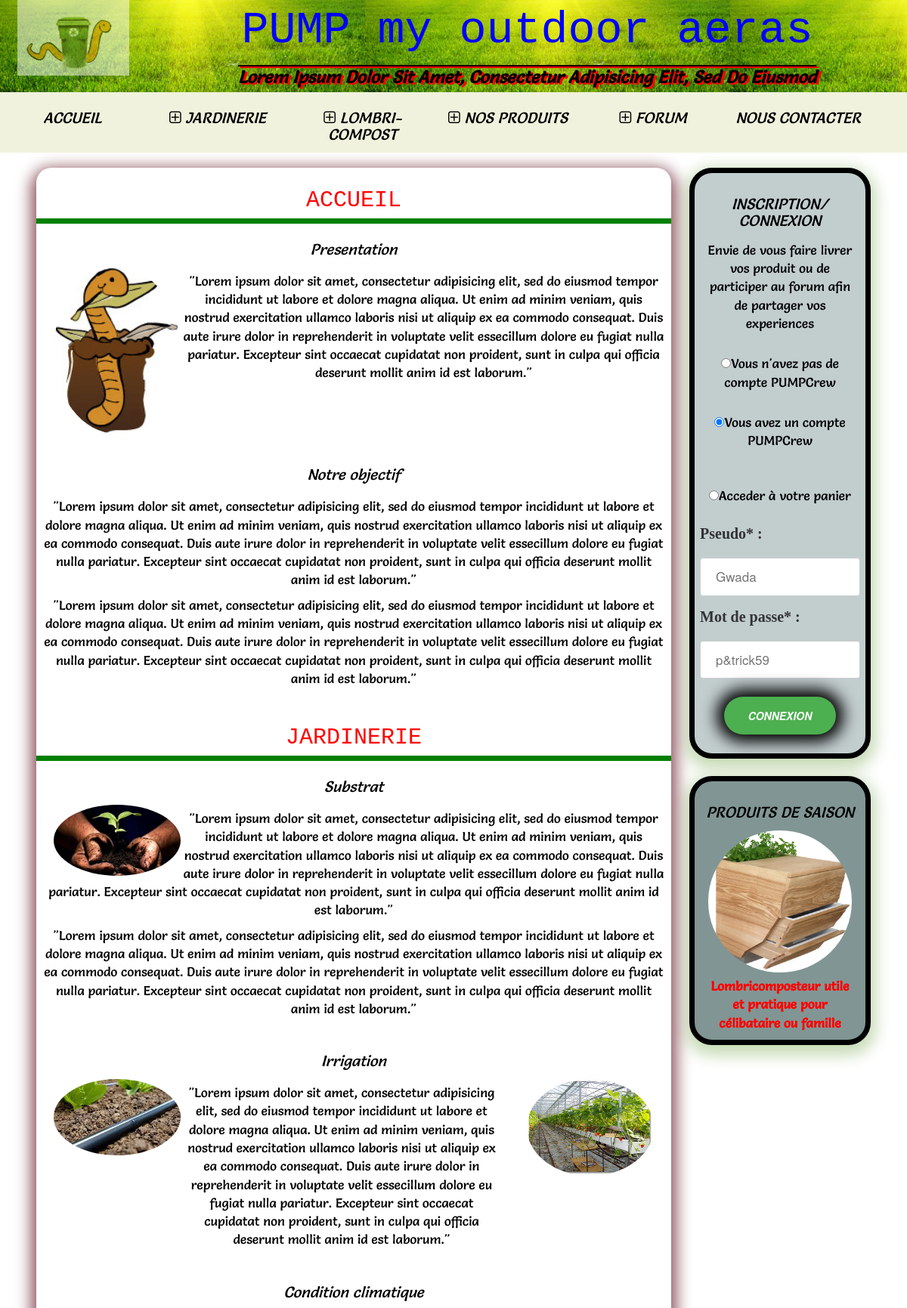
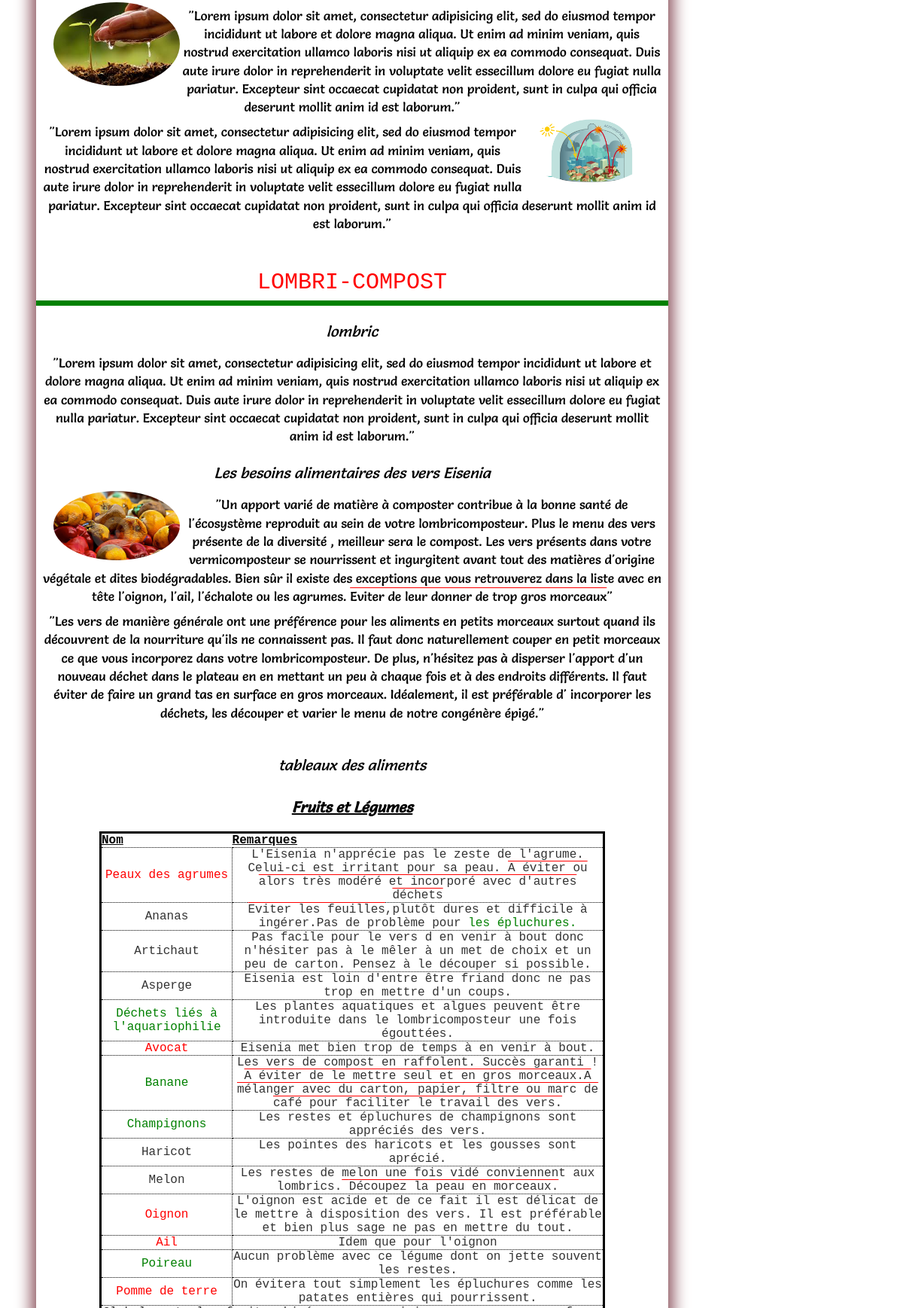
Screenshot of /page/Accueil.php (upper part) with the database file from the repository (2 pictures, top to bottom).
### tables this page shows
CREATE TABLE `accueil` (
  `id` int(11) NOT NULL,
  `titre` varchar(255) NOT NULL,
  `paragraphe1` text NOT NULL,
  `paragraphe2` text NOT NULL,
  `image1` varchar(255) NOT NULL,
  `date` int(11) NOT NULL,
  `image2` varchar(255) NOT NULL
);

CREATE TABLE `jardinerie` (
  `id` int(11) NOT NULL,
  `titre` varchar(255) NOT NULL,
  `paragraphe1` text NOT NULL,
  `paragraphe2` text NOT NULL,
  `date` date NOT NULL,
  `image1` varchar(255) NOT NULL,
  `image2` varchar(255) NOT NULL
);

CREATE TABLE `lombricompost` (
  `id` int(11) NOT NULL,
  `titre` varchar(255) NOT NULL,
  `paragraphe1` text NOT NULL,
  `paragraphe2` text NOT NULL,
  `date` int(11) NOT NULL,
  `image1` varchar(255) NOT NULL,
  `image2` varchar(255) NOT NULL
);

CREATE TABLE `tableaufruit` (
  `id` int(11) NOT NULL,
  `nom` varchar(255) NOT NULL,
  `description` text NOT NULL,
  `class` varchar(255) NOT NULL
);

### includes/mainArticle.php (called while the page is built)
<?php
function jardinerieArticle(){
	$db = new PDO('mysql:host=localhost;dbname=pump', 'root', '');
	$query = $db->prepare('SELECT * FROM jardinerie');
	$query->execute();
	$jardinerie= $query ->fetchAll();
	return $jardinerie;
}
function accueilArticle(){
	$db = new PDO('mysql:host=localhost;dbname=pump', 'root', '');
	$query = $db->prepare('SELECT * FROM accueil');
	$query->execute();
	$accueil= $query ->fetchAll();
	return $accueil;
}
function lombricompostArticle(){
$db = new PDO('mysql:host=localhost;dbname=pump', 'root', '');
$query = $db->prepare('SELECT * FROM lombricompost');
$query->execute();
$lombricompost= $query ->fetchAll();
return $lombricompost;
}
function fruitArticle(){
$db = new PDO('mysql:host=localhost;dbname=pump', 'root', '');
$query = $db->prepare('SELECT * FROM tableauFruit');
$query->execute();
$fruits= $query ->fetchAll();
return $fruits;
}
?>

### includes/util.inc.php (the view, shortened to what this page needs)
<?php
function imageMode($class, $chemin){
	echo '<div class="'.$class.'">';
	echo '<img src="'.$chemin.'">';
	echo '</div>';
}
function echoP($classP,$str){
	echo '<p class="' . $classP . '">' . $str . '</p>';
}
function articleTCt2P2Cp2I2Ci($titre, $class, $paragraphe1, $paragraphe2, $classP1, $classP2, $image1, $image2, $classI1, $classI2){
	echo '<div id='. $titre . '>';
	echo '<h3>' . $titre . '</h3>';
	echo '<div class="'.$class.'">';
	echo'</div>';
	echo '<div class="'.$class.'">';
	echo'</div><br></div>';
}
function articleTCtPCpICi($titre, $class, $paragraphe1, $classP1, $image1, $classI1){
	echo '<div id='. $titre . '>';
	echo '<h3>' . $titre . '</h3>';
	echo '<div class="'.$class.'">';
	imageMode("$classI1","$image1");
	echoP("$classP1",'"'.$paragraphe1.'"');
	echo'</div><br></div>';
}
function articleTCt2P2CpICi($titre, $class, $paragraphe1, $paragraphe2, $classP1, $classP2, $image1, $classI1){
	echo '<div id='. $titre . '>';
	echo '<h3>' . $titre . '</h3>';
	echo '<div class="'.$class.'">';
	echo'</div>';
	echo '<div class="'.$class.'">';
	echo'</div><br></div>';
}
function articleTCtPCp2I2Ci($titre, $class, $paragraphe1, $classP1, $image1, $image2, $classI1, $classI2){
	echo '<div id='. $titre . '>';
	echo '<h3>' . $titre . '</h3>';
	echo '<div class="'.$class.'">';
	echo'</div><br></div>';
}
function articleTCt2P2Cp($titre, $class, $paragraphe1, $paragraphe2, $classP1, $classP2){
	echo '<div id='. $titre . '>';
	echo '<h3>' . $titre . '</h3>';
	echo '<div class="'.$class.'">';
	echo'</div><br></div>';
}
function articleTCtPCp($titre, $class, $paragraphe1, $classP1){
	echo '<div id='. $titre . '>';
	echo '<h3>' . $titre . '</h3>';
	echo '<div class="'.$class.'">';
	echo'</div></div>';
}
function article($articles){
	foreach($articles as $article){
		if($article["titre"]!=NULL AND $article["paragraphe1"]!=NULL AND $article["paragraphe2"]!=NULL AND $article["image1"]!=NULL AND $article["image2"]!=NULL){
			articleTCt2P2Cp2I2Ci($article["titre"],"articleBox", $article["paragraphe1"], $article["paragraphe2"], "", "", $article["image1"], $article["image2"], "articleBoxImageL", "articleBoxImageR" );
		}
		elseif($article["titre"]!=NULL AND $article["paragraphe1"]!=NULL AND $article["paragraphe2"]==NULL AND $article["image1"]!=NULL AND $article["image2"]==NULL){
			articleTCtPCpICi($article["titre"],"articleBox", $article["paragraphe1"], "", $article["image1"], "articleBoxImageL");
		}
		elseif($article["titre"]!=NULL AND $article["paragraphe1"]!=NULL AND $article["paragraphe2"]!=NULL AND $article["image1"]!=NULL AND $article["image2"]==NULL){
			articleTCt2P2CpICi($article["titre"],"articleBox", $article["paragraphe1"], $article["paragraphe2"],"","", $article["image1"], "articleBoxImageL");
		}
		elseif($article["titre"]!=NULL AND $article["paragraphe1"]!=NULL AND $article["paragraphe2"]==NULL AND $article["image1"]!=NULL AND $article["image2"]!=NULL){
			articleTCtPCp2I2Ci($article["titre"],"articleBox", $article["paragraphe1"], "articleText", $article["image1"], $article["image2"], "articleBoxImageL", "articleBoxImageR");
		}
		elseif($article["titre"]!=NULL AND $article["paragraphe1"]!=NULL AND $article["paragraphe2"]!=NULL AND $article["image1"]==NULL AND $article["image2"]==NULL){
			articleTCt2P2Cp($article["titre"],"articleBox", $article["paragraphe1"], $article["paragraphe2"], "","");
		}
		elseif($article["titre"]!=NULL AND $article["paragraphe1"]!=NULL AND $article["paragraphe2"]==NULL AND $article["image1"]==NULL AND $article["image2"]==NULL){
			articleTCtPCp($article["titre"],"articleBox", $article["paragraphe1"], "", $article["image1"], $article["image2"], "articleBoxImageL", "articleBoxImageR" );
		}
	}
}
function tableaux($tableaux){
	foreach ($tableaux as $tableau) {
		if($tableau["class"]!=NULL AND $tableau["nom"]!=NULL AND $tableau["description"]!=NULL ){
			echo '<tr>';
			echo '<td class="'.$tableau["class"].'">'.$tableau["nom"].'</td>';
			echo '<td>'.$tableau["description"].'</td>';
			echo '</tr>';
		}
		elseif($tableau["class"]==NULL AND $tableau["nom"]!=NULL AND $tableau["description"]!=NULL ){
			echo '<tr>';
			echo '<td>'.$tableau["nom"].'</td>';
			echo '<td>'.$tableau["description"].'</td>';
			echo '</tr>';
		}
	}
}
?>

### stylesheets/main.css (style rules this page uses)
html { font-size:62.5%; }
body { word-wrap: break-word; }
img { border-radius:50%; }
h3, h4 { font-style: oblique; font-size: 2rem; color:black; font-family: salsa, Verdana, "Courier New", serif; text-align: center; padding:0.3rem; }
p { font-family: salsa, "Comic Sans MS", serif; font-size: 1.7rem; color:black; text-align: center; padding:0.3rem; margin: 0.3rem 0.3rem auto; }
td { border: 0.1rem dotted black; }
.articleBox { overflow:auto; }
.articleBoxImageL { width: 20%; float:left; margin-left:23px; }
.articleBoxImageL img { max-width:100%; width:100%; }
.articleBoxImageR { width: 20%; float:right; margin-right:23px; }
.articleBoxImageR img { max-width:100%; width:100%; }
.articleText { width: 50%; float:left; }
.important { text-decoration: underline; text-decoration-color: red; }
.important { text-decoration: overline; text-decoration-color: red; }
.tableYes { color:green; }
.tableNo { color:red; }

### rows the page displays
accueil: titre "Presentation", image1 (picture), str "\"Lorem ipsum dolor sit amet, consectetur adipisicing elit, sed do eiusmod tempor incididunt ut labore et dolore magna aliqua. Ut enim ad minim veniam, quis nostrud exercitation ullamco laboris nisi ut aliquip ex ea commodo consequat. Duis aute irure dolor in reprehenderit in voluptate velit essecillum dolore eu fugiat nulla pariatur. Excepteur sint occaecat cupidatat non proident, sunt in culpa qui officia deserunt mollit anim id est laborum.\""
accueil: titre "Notre objectif", str "\"Lorem ipsum dolor sit amet, consectetur adipisicing elit, sed do eiusmod tempor incididunt ut labore et dolore magna aliqua. Ut enim ad minim veniam, quis nostrud exercitation ullamco laboris nisi ut aliquip ex ea commodo consequat. Duis aute irure dolor in reprehenderit in voluptate velit essecillum dolore eu fugiat nulla pariatur. Excepteur sint occaecat cupidatat non proident, sunt in culpa qui officia deserunt mollit anim id est laborum.\" \"Lorem ipsum dolor sit amet, consectetur adipisicing elit, sed do eiusmod tempor incididunt ut labore et dolore magna aliqua. Ut enim ad minim veniam, quis nostrud exercitation ullamco laboris nisi ut aliquip ex ea commodo consequat. Duis aute irure…"
jardinerie: titre "Substrat", image1 (picture), str "\"Lorem ipsum dolor sit amet, consectetur adipisicing elit, sed do eiusmod tempor incididunt ut labore et dolore magna aliqua. Ut enim ad minim veniam, quis nostrud exercitation ullamco laboris nisi ut aliquip ex ea commodo consequat. Duis aute irure dolor in reprehenderit in voluptate velit essecillum dolore eu fugiat nulla pariatur. Excepteur sint occaecat cupidatat non proident, sunt in culpa qui officia deserunt mollit anim id est laborum.\" \"Lorem ipsum dolor sit amet, consectetur adipisicing elit, sed do eiusmod tempor incididunt ut labore et dolore magna aliqua. Ut enim ad minim veniam, quis nostrud exercitation ullamco laboris nisi ut aliquip ex ea commodo consequat. Duis aute irure…"
jardinerie: titre "Irrigation", image1 (picture), str "\"Lorem ipsum dolor sit amet, consectetur adipisicing elit, sed do eiusmod tempor incididunt ut labore et dolore magna aliqua. Ut enim ad minim veniam, quis nostrud exercitation ullamco laboris nisi ut aliquip ex ea commodo consequat. Duis aute irure dolor in reprehenderit in voluptate velit essecillum dolore eu fugiat nulla pariatur. Excepteur sint occaecat cupidatat non proident, sunt in culpa qui officia deserunt mollit anim id est laborum.\""
jardinerie: titre "Condition climatique", image1 (picture), str "\"Lorem ipsum dolor sit amet, consectetur adipisicing elit, sed do eiusmod tempor incididunt ut labore et dolore magna aliqua. Ut enim ad minim veniam, quis nostrud exercitation ullamco laboris nisi ut aliquip ex ea commodo consequat. Duis aute irure dolor in reprehenderit in voluptate velit essecillum dolore eu fugiat nulla pariatur. Excepteur sint occaecat cupidatat non proident, sunt in culpa qui officia deserunt mollit anim id est laborum.\" \"Lorem ipsum dolor sit amet, consectetur adipisicing elit, sed do eiusmod tempor incididunt ut labore et dolore magna aliqua. Ut enim ad minim veniam, quis nostrud exercitation ullamco laboris nisi ut aliquip ex ea commodo consequat. Duis aute irure…"
lombricompost: titre "lombric", str "\"Lorem ipsum dolor sit amet, consectetur adipisicing elit, sed do eiusmod tempor incididunt ut labore et dolore magna aliqua. Ut enim ad minim veniam, quis nostrud exercitation ullamco laboris nisi ut aliquip ex ea commodo consequat. Duis aute irure dolor in reprehenderit in voluptate velit essecillum dolore eu fugiat nulla pariatur. Excepteur sint occaecat cupidatat non proident, sunt in culpa qui officia deserunt mollit anim id est laborum.\""
lombricompost: titre "Les besoins alimentaires des vers Eisenia", image1 (picture), str "\"Un apport varié de matière à composter contribue à la bonne santé de l'écosystème reproduit au sein de votre lombricomposteur. Plus le menu des vers présente de la diversité , meilleur sera le compost. Les vers présents dans votre vermicomposteur se nourrissent et ingurgitent avant tout des matières d'origine végétale et dites biodégradables. Bien sûr il existe des exceptions que vous retrouverez dans la liste avec en tête l'oignon, l'ail, l'échalote ou les agrumes. Eviter de leur donner de trop gros morceaux \" \"Les vers de manière générale ont une préférence pour les aliments en petits morceaux surtout quand ils découvrent de la nourriture qu'ils ne connaissent pas. Il faut donc…"
tableaufruit: nom "Peaux des agrumes", description "L'Eisenia n'apprécie pas le zeste de l'agrume. Celui-ci est irritant pour sa peau. A éviter ou alors très modéré et incorporé avec d'autres déchets"
tableaufruit: nom "Ananas", description "Eviter les feuilles ,plutôt dures et difficile à ingérer.Pas de problème pour les épluchures."
tableaufruit: nom "Artichaut", description "Pas facile pour le vers d en venir à bout donc n'hésiter pas à le mêler à un met de choix et un peu de carton. Pensez à le découper si possible."
tableaufruit: nom "Asperge", description "Eisenia est loin d'entre être friand donc ne pas trop en mettre d'un coups."
tableaufruit: nom "Déchets liés à l'aquariophilie", description "Les plantes aquatiques et algues peuvent être introduite dans le lombricomposteur une fois égouttées."
tableaufruit: nom "Avocat", description "Eisenia met bien trop de temps à en venir à bout."
tableaufruit: nom "Banane", description "Les vers de compost en raffolent. Succès garanti ! A éviter de le mettre seul et en gros morceaux.A mélanger avec du carton, papier, filtre ou marc de café pour faciliter le travail des vers."
tableaufruit: nom "Champignons", description "Les restes et épluchures de champignons sont appréciés des vers."
tableaufruit: nom "Haricot", description "Les pointes des haricots et les gousses sont aprécié."
tableaufruit: nom "Melon", description "Les restes de melon une fois vidé conviennent aux lombrics. Découpez la peau en morceaux."
tableaufruit: nom "Oignon", description "L'oignon est acide et de ce fait il est délicat de le mettre à disposition des vers. Il est préférable et bien plus sage ne pas en mettre du tout."
tableaufruit: nom "Ail", description "Idem que pour l'oignon"
tableaufruit: nom "Poireau", description "Aucun problème avec ce légume dont on jette souvent les restes."
tableaufruit: nom "Pomme de terre", description "On évitera tout simplement les épluchures comme les patates entières qui pourrissent."
